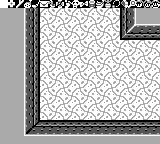

Rendered tile map (Tiled .tmx) drawn with the repository's tilesets; below, a short description and the full map source, tile grids included:
An orthogonal 20x18 tile map with 8x8 px tiles, 2 tile layers (bg, Tile Layer 1), 6 tilesets.

<map version="1.2" tiledversion="1.2.2" orientation="orthogonal" renderorder="right-down" width="20" height="18" tilewidth="8" tileheight="8" infinite="0" nextlayerid="3" nextobjectid="1">
 <tileset firstgid="1" source="dungeon-items.tsx" />
 <tileset firstgid="17" source="overworld-landscape.tsx" />
 <tileset firstgid="113" source="floor-i.tsx" />
 <tileset firstgid="129" source="items-2.tsx" />
 <tileset firstgid="193" source="walls-a.tsx" />
 <tileset firstgid="225" source="font.tsx" />
 <layer id="1" name="bg" width="20" height="18">
  <data encoding="csv">
93,178,179,180,181,182,183,184,185,186,177,16,14,15,170,93,93,93,93,93,
113,114,113,114,113,114,113,114,113,114,113,114,113,114,113,114,113,114,113,114,
115,116,115,116,115,116,115,116,115,116,115,116,115,116,115,116,115,116,115,116,
113,114,113,114,113,114,113,114,113,114,113,114,113,114,113,114,113,114,113,114,
115,116,115,116,115,116,115,116,115,116,115,116,115,116,115,116,115,116,115,116,
113,114,113,114,113,114,113,114,113,114,113,114,113,114,113,114,113,114,113,114,
115,116,115,116,115,116,115,116,115,116,115,116,115,116,115,116,115,116,115,116,
113,114,113,114,113,114,113,114,113,114,113,114,113,114,113,114,113,114,113,114,
115,116,115,116,115,116,115,116,115,116,115,116,115,116,115,116,115,116,115,116,
113,114,113,114,113,114,113,114,113,114,113,114,113,114,113,114,113,114,113,114,
115,116,115,116,115,116,115,116,115,116,115,116,115,116,115,116,115,116,115,116,
113,114,113,114,113,114,113,114,113,114,113,114,113,114,113,114,113,114,113,114,
115,116,115,116,115,116,115,116,115,116,115,116,115,116,115,116,115,116,115,116,
113,114,113,114,113,114,113,114,113,114,113,114,113,114,113,114,113,114,113,114,
115,116,115,116,115,116,115,116,115,116,115,116,115,116,115,116,115,116,115,116,
113,114,113,114,113,114,113,114,113,114,113,114,113,114,113,114,113,114,113,114,
115,116,115,116,115,116,115,116,115,116,115,116,115,116,115,116,115,116,115,116,
113,114,113,114,113,114,113,114,113,114,113,114,113,114,113,114,113,114,113,114
</data>
 </layer>
 <layer id="2" name="Tile Layer 1" width="20" height="18">
  <data encoding="csv">
112,359,372,373,375,360,361,362,363,365,369,370,371,374,377,378,379,366,367,368,
109,109,109,203,1610612953,0,0,0,0,0,0,0,0,0,0,2684354777,3221225675,109,109,109,
109,109,109,203,1610612953,0,0,0,0,0,0,0,0,0,0,2684354777,3221225675,109,109,109,
109,109,109,203,1610612953,0,0,0,0,0,0,0,0,0,0,2684354777,536871111,2684354763,2684354763,2684354763,
109,109,109,203,1610612953,0,0,0,0,0,0,0,0,0,0,214,217,217,217,217,
109,109,109,203,1610612953,0,0,0,0,0,0,0,0,0,0,0,0,0,0,0,
109,109,109,203,1610612953,0,0,0,0,0,0,0,0,0,0,0,0,0,0,0,
109,109,109,203,1610612953,0,0,0,0,0,0,0,0,0,0,0,0,0,0,0,
109,109,109,203,1610612953,0,0,0,0,0,0,0,0,0,0,0,0,0,0,0,
109,109,109,203,1610612953,0,0,0,0,0,0,0,0,0,0,0,0,0,0,0,
109,109,109,203,1610612953,0,0,0,0,0,0,0,0,0,0,0,0,0,0,0,
109,109,109,203,1610612953,0,0,0,0,0,0,0,0,0,0,0,0,0,0,0,
109,109,109,203,1610612953,0,0,0,0,0,0,0,0,0,0,0,0,0,0,0,
109,109,109,203,1610612953,0,0,0,0,0,0,0,0,0,0,0,0,0,0,0,
109,109,109,203,1610612953,0,0,0,0,0,0,0,0,0,0,0,0,0,0,0,
109,109,109,203,211,3221225689,3221225689,3221225689,3221225689,3221225689,3221225689,3221225689,3221225689,3221225689,3221225689,3221225689,3221225689,3221225689,3221225689,3221225689,
109,109,109,195,1610612939,1610612939,1610612939,1610612939,1610612939,1610612939,1610612939,1610612939,1610612939,1610612939,1610612939,1610612939,1610612939,1610612939,1610612939,1610612939,
109,109,109,109,109,109,109,109,109,109,109,109,109,109,109,109,109,109,109,109
</data>
 </layer>
</map>
